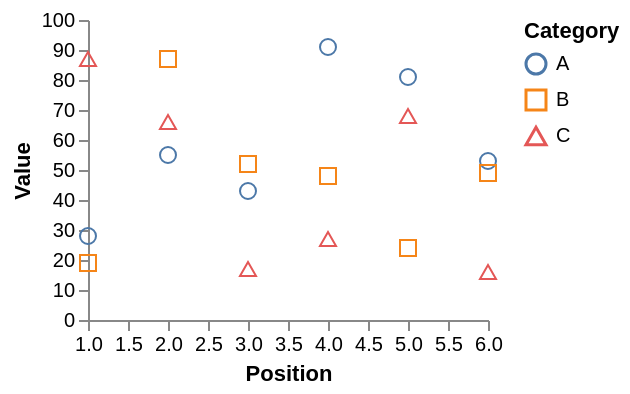

The specification (Vega-Lite) saved for this image:
### Vega specification from a JSON file in a GitHub repository (floating-point values rounded to 4 significant figures)
{"$schema": "https://vega.github.io/schema/vega/v5.json", "width": 200, "height": 150, "padding": 5, "data": [{"name": "table", "values": [{"index": 1, "value": 28, "position": 1, "category": "A"}, {"index": 2, "value": 55, "position": 2, "category": "A"}, {"index": 3, "value": 43, "position": 3, "category": "A"}, {"index": 4, "value": 91, "position": 4, "category": "A"}, {"index": 5, "value": 81, "position": 5, "category": "A"}, {"index": 6, "value": 53, "position": 6, "category": "A"}, {"index": 7, "value": 19, "position": 1, "category": "B"}, {"index": 8, "value": 87, "position": 2, "category": "B"}, {"index": 9, "value": 52, "position": 3, "category": "B"}, {"index": 10, "value": 48, "position": 4, "category": "B"}, {"index": 11, "value": 24, "position": 5, "category": "B"}, {"index": 12, "value": 49, "position": 6, "category": "B"}, {"index": 13, "value": 87, "position": 1, "category": "C"}, {"index": 14, "value": 66, "position": 2, "category": "C"}, {"index": 15, "value": 17, "position": 3, "category": "C"}, {"index": 16, "value": 27, "position": 4, "category": "C"}, {"index": 17, "value": 68, "position": 5, "category": "C"}, {"index": 18, "value": 16, "position": 6, "category": "C"}]}], "scales": [{"name": "scalePosition", "type": "linear", "range": "width", "domain": {"data": "table", "field": "position"}, "zero": false}, {"name": "scaleValue", "type": "linear", "range": "height", "domain": {"data": "table", "field": "value"}, "zero": true, "nice": true}, {"name": "colorCategory", "type": "ordinal", "range": "category", "domain": {"data": "table", "field": "category"}}, {"name": "symbolCategory", "type": "ordinal", "range": "symbol", "domain": {"data": "table", "field": "category"}}], "axes": [{"orient": "left", "scale": "scaleValue", "title": "Value"}, {"orient": "bottom", "scale": "scalePosition", "title": "Position"}], "legends": [{"stroke": "colorCategory", "shape": "symbolCategory", "title": "Category"}], "marks": [{"type": "symbol", "from": {"data": "table"}, "encode": {"enter": {"x": {"scale": "scalePosition", "field": "position"}, "y": {"scale": "scaleValue", "field": "value"}, "shape": {"scale": "symbolCategory", "field": "category"}, "stroke": {"scale": "colorCategory", "field": "category"}, "tooltip": {"signal": "datum"}}}}]}
